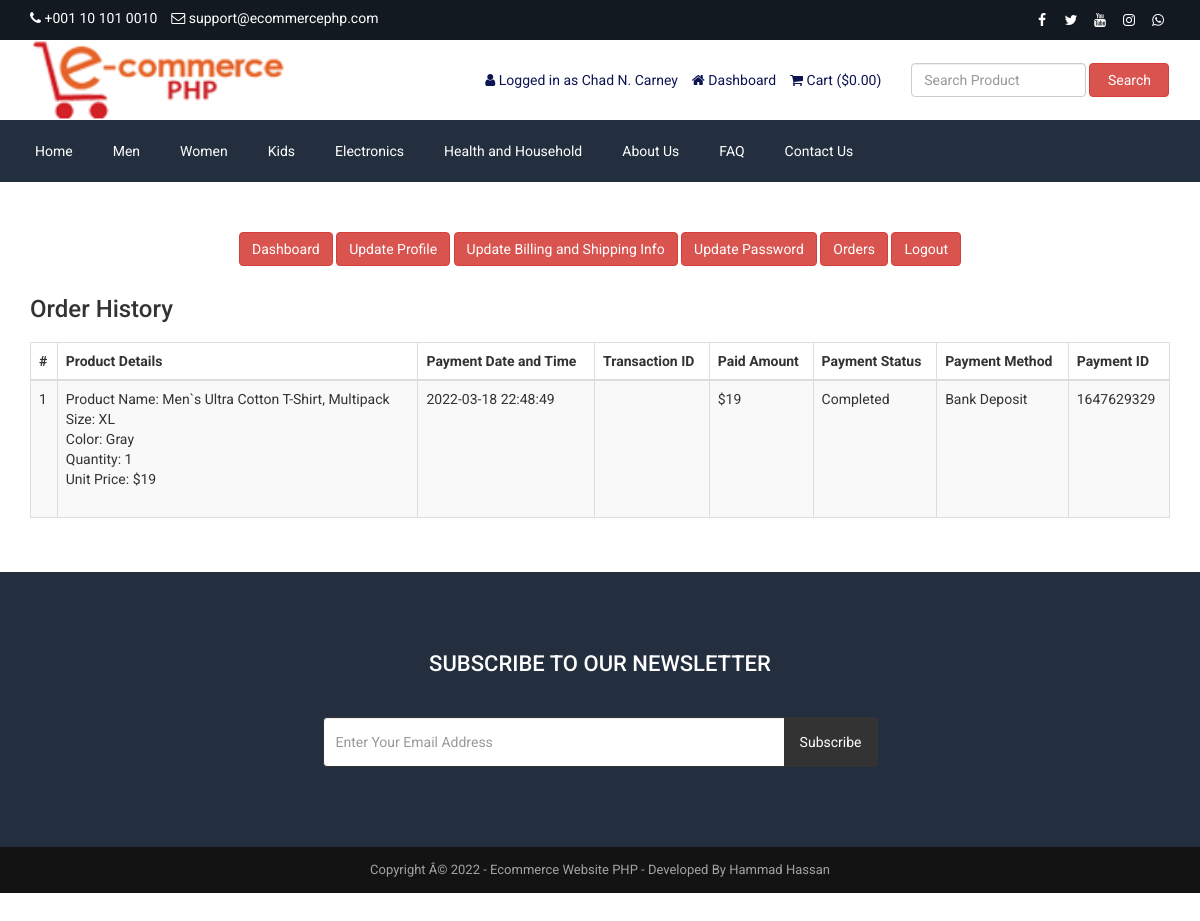
Before: /customer-order.php (signed in) with the older database file.
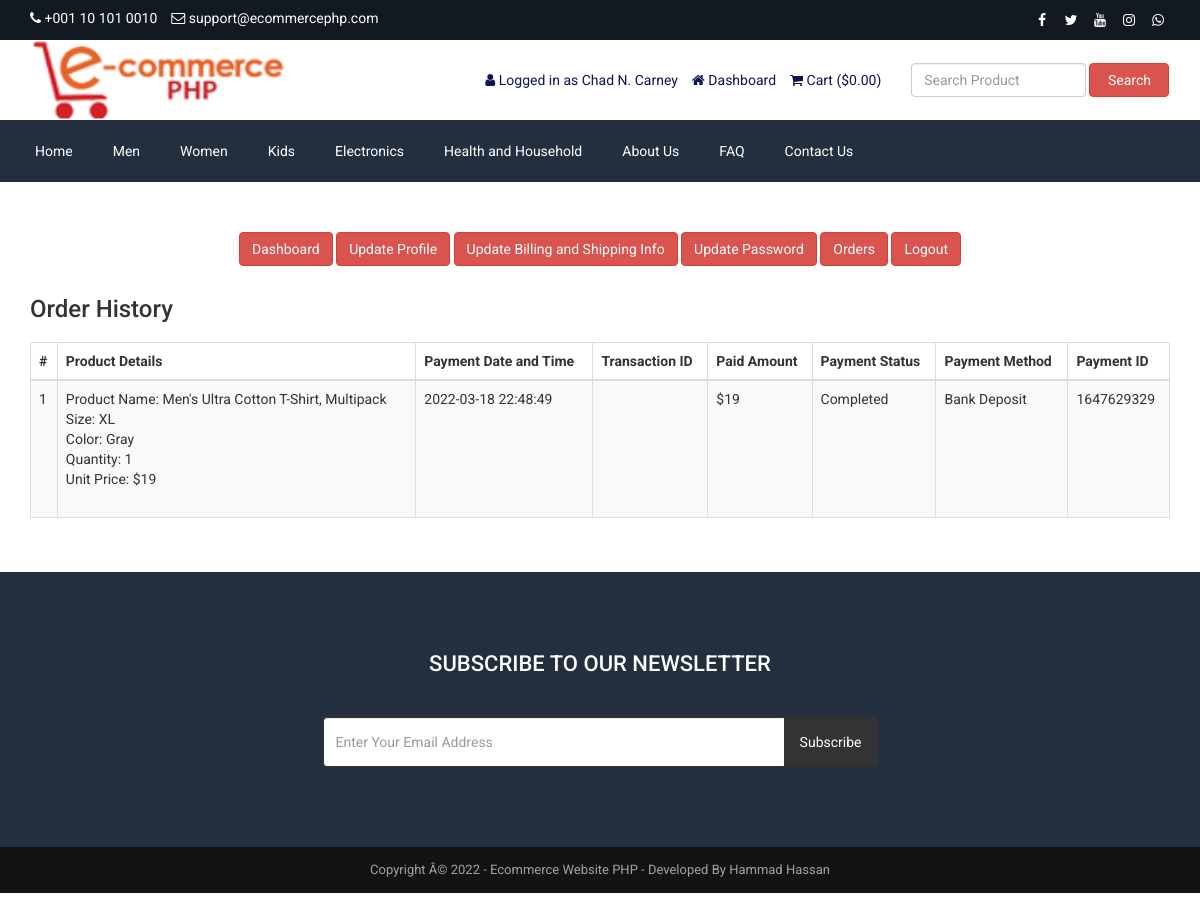
After: the same page with the newer database file.
### tables this page shows
CREATE TABLE `tbl_order` (
  `id` int(11) NOT NULL,
  `product_id` int(11) NOT NULL,
  `product_name` varchar(255) NOT NULL,
  `size` varchar(100) NOT NULL,
  `color` varchar(100) NOT NULL,
  `quantity` varchar(50) NOT NULL,
  `unit_price` varchar(50) NOT NULL,
  `payment_id` varchar(255) NOT NULL
);

### customer-order.php (the view, shortened to what this page needs)
<?php require_once('header.php'); ?>
<div class="page">
    <div class="container">
        <div class="row">
            <div class="col-md-12">
                <?php require_once('customer-sidebar.php'); ?>
            </div>
            <div class="col-md-12">
                <div class="user-content">
                    <h3><?php echo LANG_VALUE_25; ?></h3>
                    <div class="table-responsive">
                        <table class="table table-bordered table-striped table-hover">
                            <thead>
                                <tr>
                                    <th><?php echo '#' ?></th>
                                    <th><?php echo LANG_VALUE_48; ?></th>
                                    <th><?php echo LANG_VALUE_27; ?></th>
                                    <th><?php echo LANG_VALUE_28; ?></th>
                                    <th><?php echo LANG_VALUE_29; ?></th>
                                    <th><?php echo LANG_VALUE_30; ?></th>
                                    <th><?php echo LANG_VALUE_31; ?></th>
                                    <th><?php echo LANG_VALUE_32; ?></th>
                                </tr>
                            </thead>
                            <tbody>
            <?php
            $limit = 10;
            $page = @$_GET['page'];
            if($page)
                $start = ($page - 1) * $limit;
            else
                $start = 0;
            $statement = $pdo->prepare("SELECT * FROM tbl_payment WHERE customer_email=? ORDER BY id DESC LIMIT $start, $limit");
            $statement->execute(array($_SESSION['customer']['cust_email']));
            $result = $statement->fetchAll(PDO::FETCH_ASSOC);
            if ($page == 0) $page = 1;
            ?>
                                <?php
                                $tip = $page*10-10;
                                foreach ($result as $row) {
                                    $tip++;
                                    ?>
                                    <tr>
                                        <td><?php echo $tip; ?></td>
                                        <td>
                                            <?php
                                            $statement1 = $pdo->prepare("SELECT * FROM tbl_order WHERE payment_id=?");
                                            $statement1->execute(array($row['payment_id']));
                                            $result1 = $statement1->fetchAll(PDO::FETCH_ASSOC);
                                            foreach ($result1 as $row1) {
                                                echo 'Product Name: '.$row1['product_name'];
                                                echo '<br>Size: '.$row1['size'];
                                                echo '<br>Color: '.$row1['color'];
                                                echo '<br>Quantity: '.$row1['quantity'];
                                                echo '<br>Unit Price: $'.$row1['unit_price'];
                                                echo '<br><br>';
                                            }
                                            ?>
                                        </td>
                                        <td><?php echo $row['payment_date']; ?></td>
                                        <td><?php echo $row['txnid']; ?></td>
                                        <td><?php echo '$'.$row['paid_amount']; ?></td>
                                        <td><?php echo $row['payment_status']; ?></td>
                                        <td><?php echo $row['payment_method']; ?></td>
                                        <td><?php echo $row['payment_id']; ?></td>
                                    </tr>
                                    <?php
                                }
                                ?>
                            </tbody>
                        </table>
                        <div class="pagination" style="overflow: hidden;">
                    </div>
                </div>
            </div>
        </div>
    </div>
</div>
<?php require_once('footer.php'); ?>

Changed rows visible on the page:
changed tbl_order "XL": product_name "Men`s Ultra Cotton T-Shirt, Multipack" → "Men's Ultra Cotton T-Shirt, Multipack"
